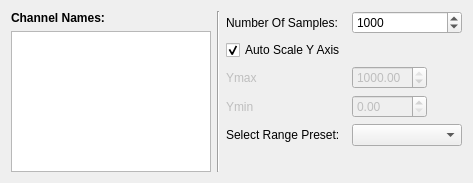
<?xml version="1.0" encoding="UTF-8"?>
<ui version="4.0">
 <class>PlotControlPanel</class>
 <widget class="QWidget" name="PlotControlPanel">
  <property name="geometry">
   <rect>
    <x>0</x>
    <y>0</y>
    <width>473</width>
    <height>183</height>
   </rect>
  </property>
  <property name="windowTitle">
   <string>Form</string>
  </property>
  <layout class="QHBoxLayout" name="horizontalLayout">
   <item>
    <layout class="QVBoxLayout" name="verticalLayout">
     <item>
      <widget class="QLabel" name="label_2">
       <property name="styleSheet">
        <string notr="true">font-weight: bold;</string>
       </property>
       <property name="text">
        <string>Channel Names:</string>
       </property>
      </widget>
     </item>
     <item>
      <widget class="QListView" name="lvChannelNames">
       <property name="maximumSize">
        <size>
         <width>200</width>
         <height>170</height>
        </size>
       </property>
      </widget>
     </item>
    </layout>
   </item>
   <item>
    <widget class="Line" name="line">
     <property name="orientation">
      <enum>Qt::Vertical</enum>
     </property>
    </widget>
   </item>
   <item>
    <layout class="QFormLayout" name="formLayout_2">
     <property name="fieldGrowthPolicy">
      <enum>QFormLayout::AllNonFixedFieldsGrow</enum>
     </property>
     <item row="0" column="0">
      <widget class="QLabel" name="label_3">
       <property name="text">
        <string>Number Of Samples:</string>
       </property>
      </widget>
     </item>
     <item row="0" column="1">
      <widget class="QSpinBox" name="spNumOfSamples">
       <property name="toolTip">
        <string>length of X axis</string>
       </property>
       <property name="keyboardTracking">
        <bool>false</bool>
       </property>
       <property name="minimum">
        <number>2</number>
       </property>
       <property name="maximum">
        <number>10000</number>
       </property>
       <property name="value">
        <number>1000</number>
       </property>
      </widget>
     </item>
     <item row="1" column="0">
      <widget class="QCheckBox" name="cbAutoScale">
       <property name="text">
        <string>Auto Scale Y Axis</string>
       </property>
       <property name="checked">
        <bool>true</bool>
       </property>
      </widget>
     </item>
     <item row="2" column="0">
      <widget class="QLabel" name="lYmax">
       <property name="enabled">
        <bool>false</bool>
       </property>
       <property name="text">
        <string>Ymax</string>
       </property>
      </widget>
     </item>
     <item row="2" column="1">
      <widget class="QDoubleSpinBox" name="spYmax">
       <property name="enabled">
        <bool>false</bool>
       </property>
       <property name="maximumSize">
        <size>
         <width>75</width>
         <height>16777215</height>
        </size>
       </property>
       <property name="toolTip">
        <string>upper limit of Y axis</string>
       </property>
       <property name="maximum">
        <double>1000.000000000000000</double>
       </property>
       <property name="value">
        <double>1000.000000000000000</double>
       </property>
      </widget>
     </item>
     <item row="3" column="0">
      <widget class="QLabel" name="lYmin">
       <property name="enabled">
        <bool>false</bool>
       </property>
       <property name="text">
        <string>Ymin</string>
       </property>
      </widget>
     </item>
     <item row="3" column="1">
      <widget class="QDoubleSpinBox" name="spYmin">
       <property name="enabled">
        <bool>false</bool>
       </property>
       <property name="maximumSize">
        <size>
         <width>75</width>
         <height>16777215</height>
        </size>
       </property>
       <property name="toolTip">
        <string>lower limit of Y axis</string>
       </property>
       <property name="value">
        <double>0.000000000000000</double>
       </property>
      </widget>
     </item>
     <item row="4" column="1">
      <widget class="QComboBox" name="cbRangePresets"/>
     </item>
     <item row="4" column="0">
      <widget class="QLabel" name="label">
       <property name="text">
        <string>Select Range Preset:</string>
       </property>
      </widget>
     </item>
    </layout>
   </item>
  </layout>
 </widget>
 <resources/>
 <connections/>
</ui>
